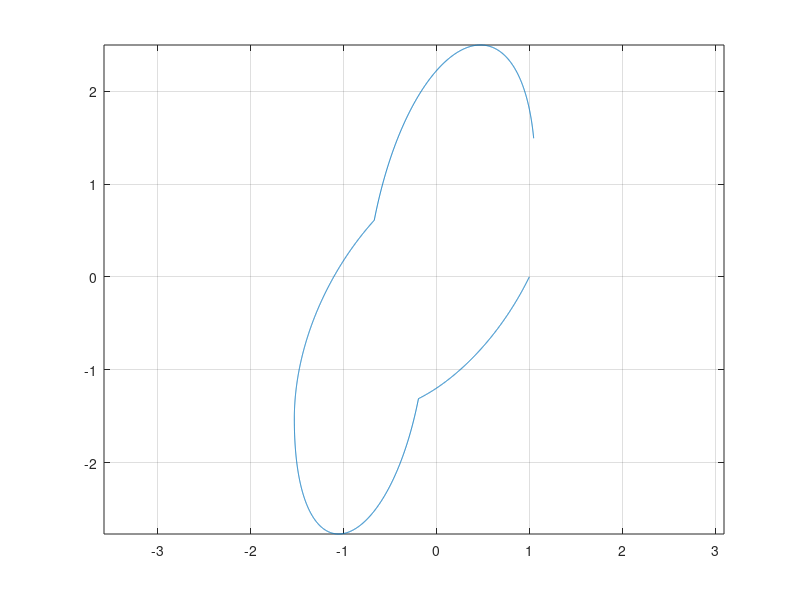

This chart was generated by the following MATLAB code:
A = [-1,1 ; -1 , 0];
B = [0 ; 1];
C = eye(2,2);
D = [0 ; 0];
SYS = ss(A,B,C,D);

%{
eAT = [1 1; 0 1];

x1 = [1 0]';
x2 = [0 -1]';
x3 = [-1 0]';
x4 = [0 1]';

Wc = [1/3 0.5; 0.5 1];
alpha1 = inv(Wc)*(x2 - eAT*x1);
alpha2 = inv(Wc)*(x3 - eAT*x2);
alpha3 = inv(Wc)*(x4 - eAT*x3);
alpha4 = inv(Wc)*(x1 - eAT*x4);

SYS1 = ss(A,B,C,D);
N = 500;
t = linspace(0,1,N)';
for i = 1:N
    u1(i) = [1-t(i) 1]*alpha1;
    u2(i) = [1-t(i) 1]*alpha2;
    u3(i) = [1-t(i) 1]*alpha3;
    u4(i) = [1-t(i) 1]*alpha4;
end
u = [u1'; u2'; u3'; u4']

t = linspace(0,4,4*N);
y = lsim(SYS1,u,t,[0;0]);
clf
plot(y(:,1),y(:,2))
grid
%}



N = 4; %How many evenly spaced points on the circle to trace with the system
Wc = [.25*(1-5*exp(-2)) .25*(1-3*exp(-2)); 0.25*(1-3*exp(-2)) .5*(1-exp(-2))]; %Controlability gramian
eAT = exp(-1)*[1 1; 0 1];   %System Matrix solution for t=1 u=o

Nvec = 0:N-1;
Xn = exp(-1i*Nvec*2*pi/N);
Xn = [real(Xn)' imag(Xn)' ];
%Xn = fliplr(Xn);

res = 1000;
x0 = Xn(1,:)';
U = [];
t = linspace(0,1,res);
for i = 2:N
    x1 = Xn(i,:)';
    alpha = inv(Wc)*(x1 - eAT*x0);
    u1 = zeros(1,res);
    for j = 1:res
        u1(j) = exp(t(i)-1)*[1 - t(j), 1 ]*alpha;
    end
    U = [ U u1];
    x0 = x1;
end


x1 = Xn(1,:)';
    alpha = inv(Wc)*(x1 - eAT*x0);
    u1 = zeros(1,res);
    for j = 1:res
        u1(j) = exp(t(i)-1)*[1 - t(j), 1 ]*alpha;
    end
    U = [ U u1];
    

t = linspace(0,N,N*res);
y = lsim(SYS,U,t,Xn(1,:)');
clf
plot(y(:,1),y(:,2))
axis equal
grid
